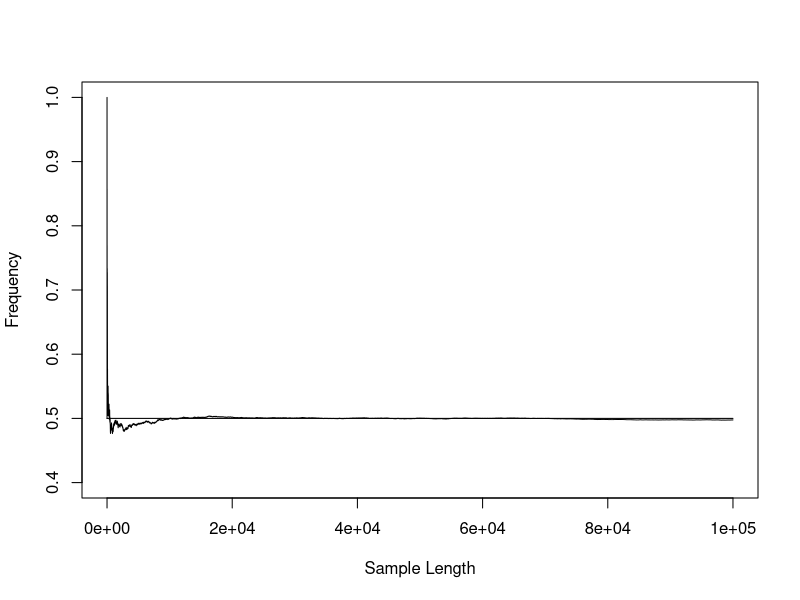
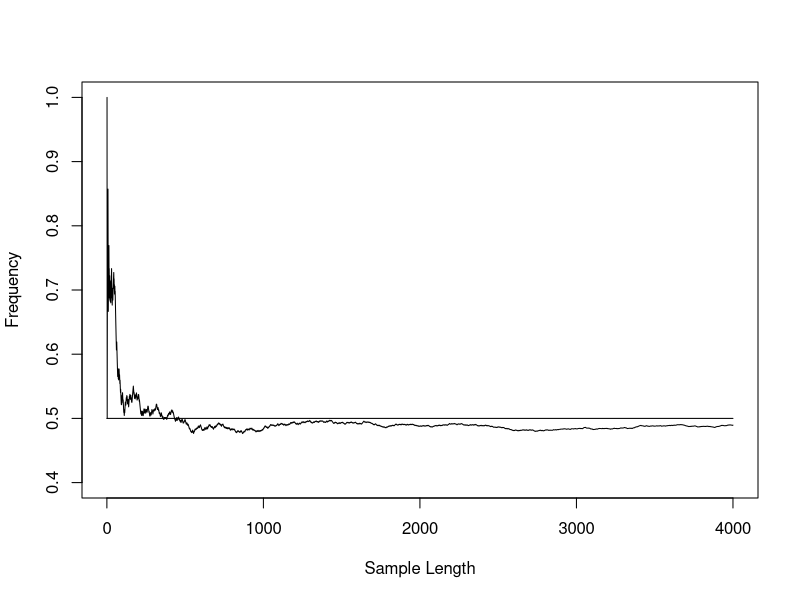
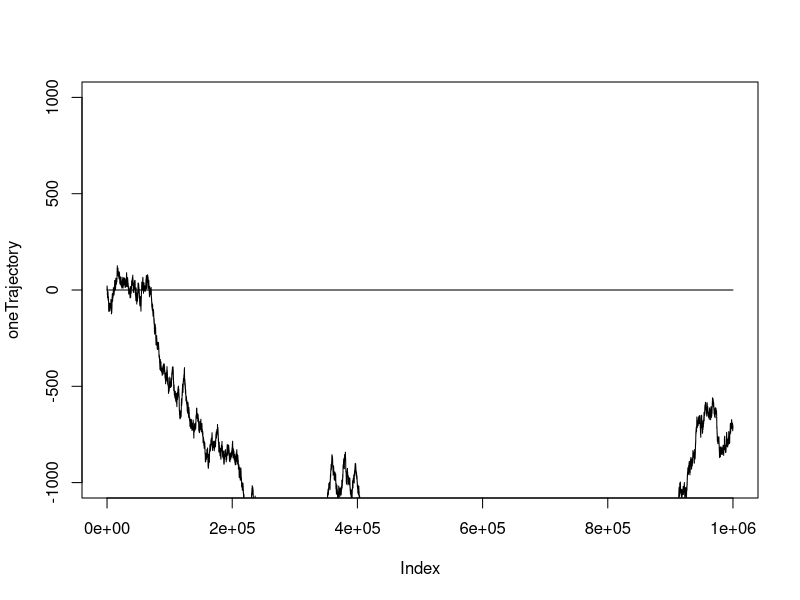
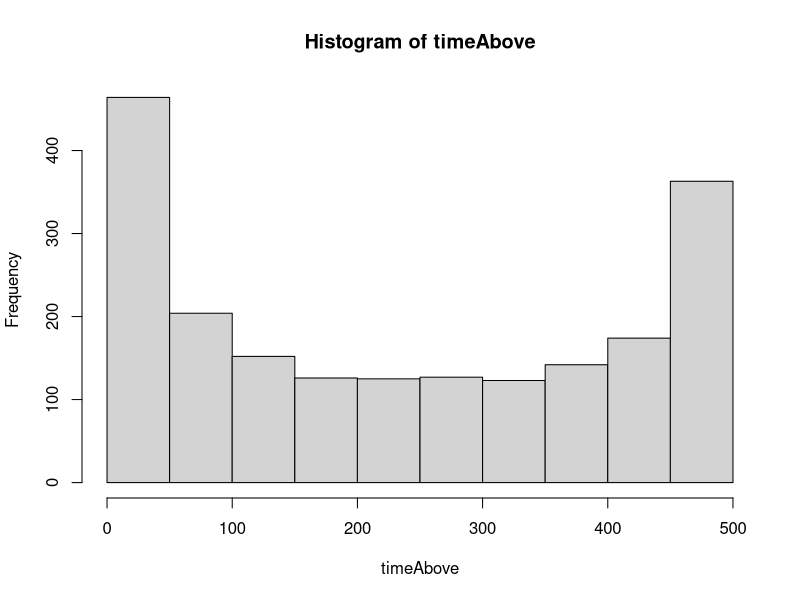

Recreate these plots in R, in order.
## ---- chunk 1
set.seed(12345)
nFlips = 100000
Flips<-sample(0:1,nFlips,repl=T)
Trajectory<-cumsum(Flips) 
freq<-Trajectory/(1:nFlips)
plot(1:length(freq),freq, ylim=c(.4,1),type="l",ylab="Frequency",xlab="Sample Length")
lines(c(0,nFlips),c(.5,.5))
plot(1:4000,freq[1:4000], ylim=c(.4,1),type="l",ylab="Frequency",xlab="Sample Length") 
lines(c(0,4000),c(.5,.5))

## ---- chunk 2
nFlips<-1000000;
set.seed(12345)
Flips<-(sample(0:1,nFlips,repl=T)-.5)*2
oneTrajectory<-cumsum(Flips)
plot(oneTrajectory, ylim=c(-1000,1000),type="l")
lines(c(0,nFlips),c(0,0))

## ---- chunk 3
nFlips<-2000
Trajectories2000by500<-t(apply(matrix(Flips,ncol=500),1,cumsum))
dim(Trajectories2000by500)

(probability.less.than.5<-sum(abs(Trajectories2000by500[,500])<5)/2000)
 
(probability.greater.than.25 <- sum(abs(Trajectories2000by500[,500])>=25)/2000)

## ---- chunk 4
timeAbove<-apply(Trajectories2000by500,1,function(z) sum(z>0))
hist(timeAbove)

